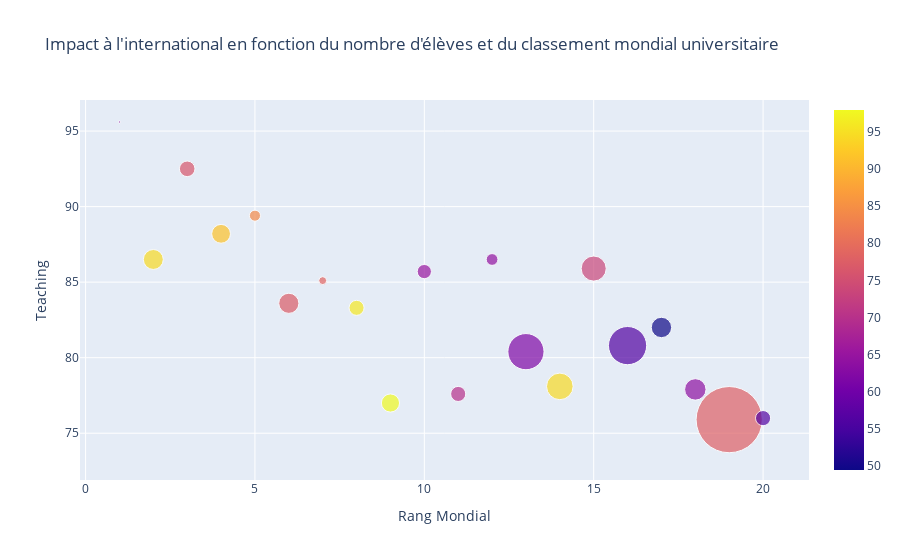

Notebook code cell kept with this figure:
### Code cell
# Préparation des données
df2016 = timesData[timesData.year == 2016].iloc[:20,:]
num_students_size  = [float(each.replace(',', '.')) for each in df2016.num_students]
international_color = [float(each) for each in df2016.international]
data = [
    {
        'y': df2016.teaching,
        'x': df2016.world_rank,        
        'mode': 'markers',
        'marker': {
            'color': international_color,
            'size': num_students_size,
            'showscale': True 
        },
        "text" :  df2016.university_name       
    }
]


layout = dict(title = "Impact à l'international en fonction du nombre d'élèves et du classement mondial universitaire" ,
              xaxis = dict(title = 'Rang Mondial',ticklen = 5,zeroline = False),
              yaxis = dict(title = 'Teaching',ticklen= 5,zeroline = False),
             )
            

fig = go.Figure(data = data, layout = layout)
iplot(fig)

### Figure 1 — Plotly figure (JSON) as saved in the notebook; plotly's stock layout.template omitted (floating-point values rounded to 4 significant figures)
{"data": [{"marker": {"color": [64, 94.4, 76.3, 91.5, 84, 77.2, 78.5, 96, 97.9, 65, 70, 64.3, 61.9, 94.4, 73.5, 56.4, 49.5, 63.9, 77.8, 56.5], "showscale": true, "size": [2.243, 19.92, 15.6, 18.81, 11.07, 20.15, 7.929, 15.06, 18.18, 14.22, 15.13, 11.75, 36.19, 26.61, 25.05, 38.21, 20.38, 21.42, 66.2, 15.17]}, "mode": "markers", "text": ["California Institute of Technology", "University of Oxford", "Stanford University", "University of Cambridge", "Massachusetts Institute of Technology", "Harvard University", "Princeton University", "Imperial College London", "ETH Zurich – Swiss Federal Institute of Technology Zurich", "University of Chicago", "Johns Hopkins University", "Yale University", "University of California, Berkeley", "University College London", "Columbia University", "University of California, Los Angeles", "University of Pennsylvania", "Cornell University", "University of Toronto", "Duke University"], "type": "scatter", "x": ["1", "2", "3", "4", "5", "6", "7", "8", "9", "10", "11", "12", "13", "14", "15", "16", "17", "18", "19", "20"], "y": [95.6, 86.5, 92.5, 88.2, 89.4, 83.6, 85.1, 83.3, 77, 85.7, 77.6, 86.5, 80.4, 78.1, 85.9, 80.8, 82, 77.9, 75.9, 76]}], "layout": {"title": {"text": "Impact à l'international en fonction du nombre d'élèves et du classement mondial universitaire"}, "xaxis": {"ticklen": 5, "title": {"text": "Rang Mondial"}, "zeroline": false}, "yaxis": {"ticklen": 5, "title": {"text": "Teaching"}, "zeroline": false}}}
